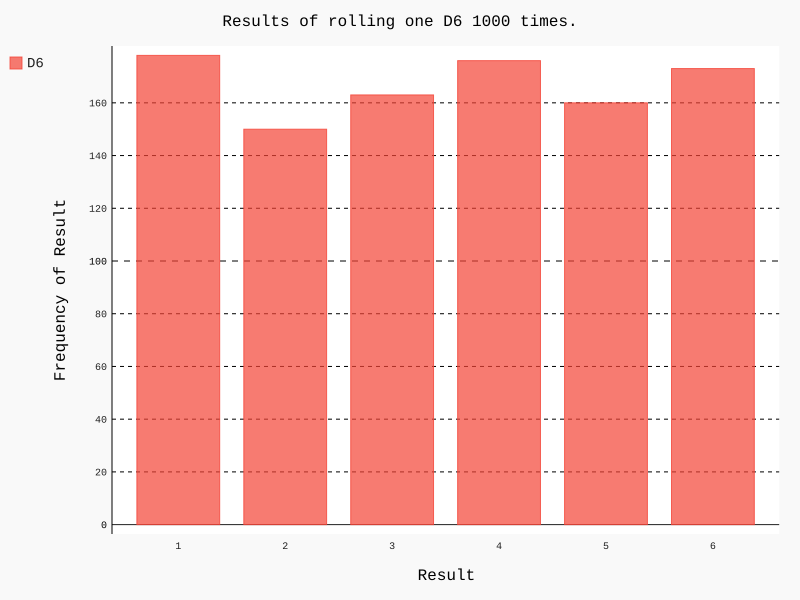

The script that drew this image:
# -*- coding:utf-8 -*-
# authority by Nutter
# 《python编程：从入门到实践》第15章 数据可视化 15.4

import pygal

from die import Die

# 创建一个D6
die = Die()

# 掷几次骰子，并将结果存储在一个列表中
results = []
for roll_num in range(1000):
    result = die.roll()
    results.append(result)

# 分析结果
frequencies = []
for value in range(1, die.num_sides+1):
    frequency = results.count(value)
    frequencies.append(value)
    frequencies.append(frequency)

# 对结果可视化
hist = pygal.Bar()

hist.title = "Results of rolling one D6 1000 times."
# hist.x_labels = ['1', '2', '3', '4', '5', '6']
hist.x_labels = range(1, die.num_sides+1)
hist.x_title = "Result"
hist.y_title = "Frequency of Result"

hist.add('D6', frequencies[1::2])   # 切片
hist.render_to_file('die_visual.svg')
